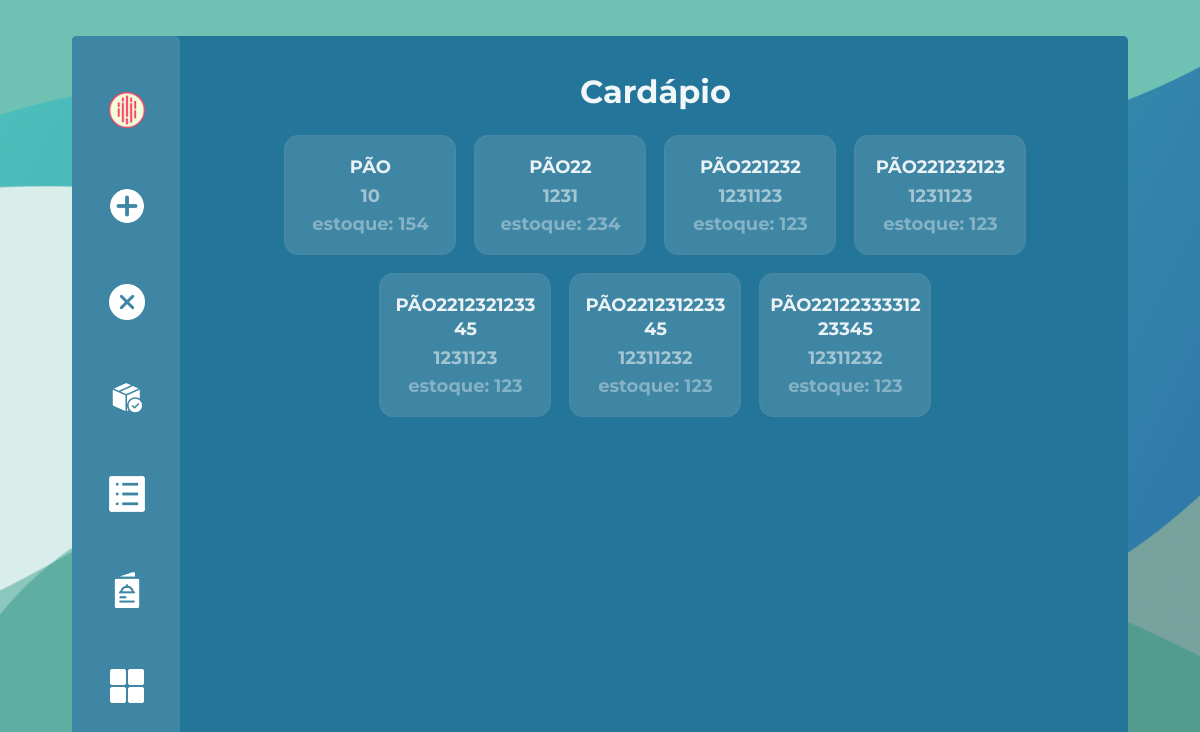
Screenshot of /cardapio_func (signed in) with the database file from the repository.
### projeto/models.py (models this page shows)
class Produto(db.Model):
    id = db.Column(db.Integer, primary_key = True)
    lanche = db.Column(db.String(length=30), nullable=False)
    valor = db.Column(db.Integer, nullable=False)
    quantidade = db.Column(db.Integer, nullable=False)

### projeto/routes.py (the view)
@app.route("/cardapio_func")
@login_required
@user_type_required("funcionario", "adm")
def cardapio_func():
    return render_template("cardapioFuncionario.html", produtos = Produto.query.filter(Produto.quantidade>0).all())

### projeto/models.py (called while the page is built)
@login_manager.user_loader
def load_user(user_id):
    user_type = session.get('user_type')
    if user_type == 'responsavel':
        return Responsavel.query.get(int(user_id))
    elif user_type == 'dependente':
        return Dependente.query.get(int(user_id))
    elif user_type == 'funcionario':
        return Funcionario.query.get(int(user_id))
    elif user_type == 'adm':
        return ADM.query.get(int(user_id))
    return None

### projeto/routes.py (called while the page is built)
def user_type_required(*allowed_types):
    def decorator(f):
        @wraps(f)
        def decorated_function(*args, **kwargs):
            if 'user_type' not in session or session['user_type'] not in allowed_types:
                flash("Você não tem permissão para acessar esta página. Faça login com a conta correta.")
                return redirect(url_for('login'))
            return f(*args, **kwargs)
        return decorated_function
    return decorator

### projeto/templates/cardapioFuncionario.html (shortened to what this page needs)
{% extends 'baseFuncionario.html'%}
{% block conteudo %}
    <div class="cardapioListaSemMargin">
        <h1 class="textAlign">Cardápio</h1>
        <div class="produtosEscolherRemover">
        {% for produto in produtos %}
                        {% if produto.quantidade>0 %}
                        <div class="boxChoseLanche">
                            <h1>{{produto.lanche}}</h1>
                            <h2>{{produto.valor}}</h2>
                            <h3 class="estoquetxt">estoque: {{produto.quantidade}}</h3>
                        </div>
                        {% endif %}
                    {%endfor%}
    </div>
</div>
{% endblock %}

### projeto/static/style.css (style rules this page uses)
* { padding: 0; margin: 0; font-family: "Montserrat"; font-weight: bold; color: #ffffffef; }
.boxChoseLanche h1 { text-transform: uppercase; font-size: 1.5vw; word-break: break-word; max-width: 90%; line-height: 2vw; color: rgba(255, 255, 255, 0.89); margin: 0; }
.boxChoseDependent h2, .boxChoseLanche h2, .boxPedido h2, .boxPedidoMaior h2 { font-size: 1.5vw; color: #ffffff86; }
.estoquetxt { color: #ffffff5e; font-size: 1.5vw; }
.boxChoseDependent, .boxChoseLanche { flex-grow: 0; padding: 2vw; border: hsl(198, 40%, 46%) solid 0.2vw; background-color: hsl(197, 45%, 44%); display: flex; flex-direction: column; border-radius: 1.2vw; justify-content:center; align-items: center; gap:0.5vw; }
.boxChoseLanche { padding: 1.5vw; width: 14vw; padding-inline: 0; display: flex; flex-direction: column; justify-content: center; text-align: center; }
body { background-color: rgb(112, 112, 112); height: calc(100vh - var(--margin-principal) * 2) !important; background-image: url(imagens/FotoFundo1.png); background-size: cover; height: 100vh; overflow-y: hidden; }
:root { --margin-principal: 3vw; --margin-principal-inline: 4vw; }
.cardapioListaSemMargin { margin-top: 3vw; margin-left: 10.5%; width: 90%; }
.textAlign { text-align: center; margin-bottom: 2vw; }
.produtosEscolherRemover { margin-block: auto; display: flex; flex-direction: row; flex-wrap: wrap; justify-content: center; gap:1.5vw; width: 95%; margin-inline: auto; }

### rows the page displays
Produto: lanche "PÃO", valor "10", quantidade "154"
Produto: lanche "PÃO22", valor "1231", quantidade "234"
Produto: lanche "PÃO221232", valor "1231123", quantidade "123"
Produto: lanche "PÃO221232123", valor "1231123", quantidade "123"
Produto: lanche "PÃO221232123345", valor "1231123", quantidade "123"
Produto: lanche "PÃO221231223345", valor "12311232", quantidade "123"
Produto: lanche "PÃO2212233331223345", valor "12311232", quantidade "123"
